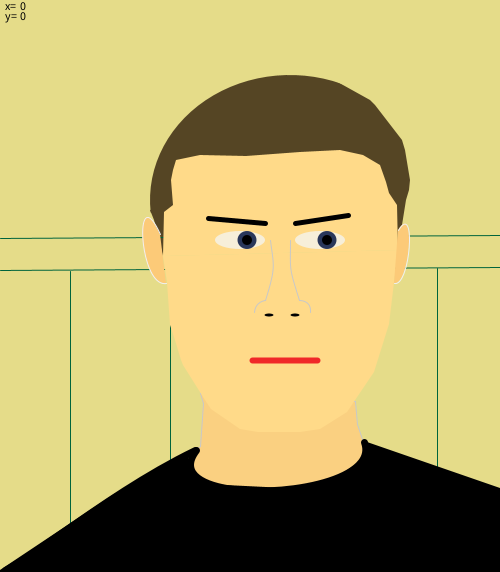
Frame 1 (no input)
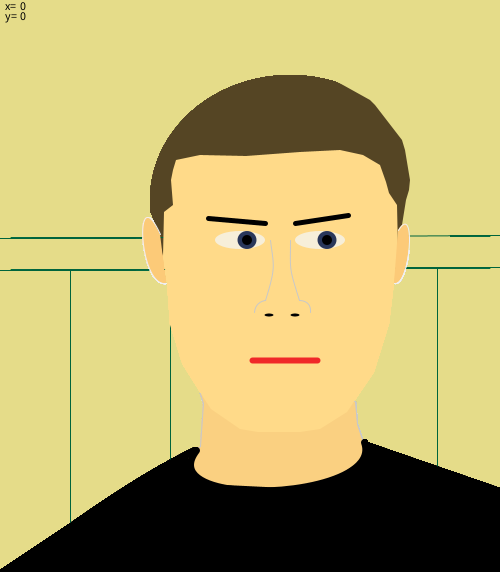
Frame 60 (the mouse pressed at the canvas centre just before this capture)
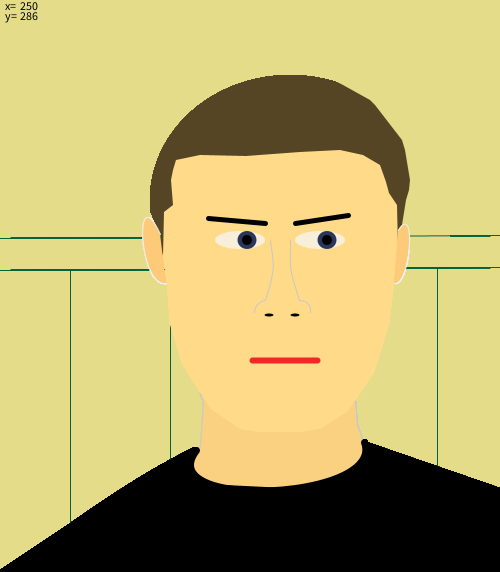
Frame 120 (the mouse held since frame 60 and released just before this capture)

The Processing sketch that drew these frames (run headless with seeded random() and noise(); from frame 60 on, the mouse is pressed at the canvas centre):

// Processing sketch: processing_88347
// ── processing_88347.pde

void setup(){size(500,572); background(#E5DC89);}

void draw(){ 
  
//hair
noStroke();
fill(#554524); 
arc(290, 200, 280, 250, 3.04, TWO_PI+0.04); 
//leftburn
noStroke();
beginShape();
vertex(150,210);
vertex(154,220);
vertex(163,256);
vertex(200,200);
endShape(CLOSE);
//rightburn
beginShape();
vertex(412,205);
vertex(420,205);
vertex(398,250);
vertex(380,200);
endShape(CLOSE);
//mask
fill(#E5DC89);
beginShape();
vertex(398,250);
vertex(406,200);
vertex(409,190);
vertex(410,180);
vertex(405,150);
vertex(402,140);
vertex(375,105);
vertex(370,100);
vertex(280,50);
vertex(450,130);
vertex(450,250);
endShape(CLOSE);
//wall
stroke(0,100,60);
strokeWeight(1);
line(0,270,500,267);
line(0,238,500,235);
line(170,270,170,575);
line(70,271,70,575);
line(437,268,437,575);
//neck
stroke(200,200,200);
strokeWeight(1);
fill(#FAD081);
beginShape();
vertex(200,393);
vertex(203,403);
vertex(200,446);
vertex(180,460);
vertex(200,485);
vertex(270,500);
vertex(370,463);
vertex(357,424);
vertex(355,401);
endShape(CLOSE);
//face
noStroke();
fill(#FFDA89);
beginShape();
vertex(163,256);
vertex(164,212);
vertex(173,205);
vertex(171,180);
vertex(173,170);
vertex(176,160);
vertex(200,155);
vertex(246,156);
vertex(300,152);
vertex(340,150);
vertex(363,155);
vertex(380,165);
vertex(386,182);
vertex(389,193);
vertex(397,205);
vertex(398,250);
  endShape(CLOSE); 
//face2
beginShape();
vertex(163,256);
vertex(167,282);
vertex(170,325);
vertex(175,340);
vertex(181,360);
vertex(183,365);
vertex(205,400);
vertex(211,409);
vertex(240,429);
vertex(258,432);
vertex(300,432);
vertex(320,429);
vertex(347,412);
vertex(374,372);
vertex(389,324);
vertex(395,274);
vertex(398,250);
endShape(CLOSE);
//eyebrows
fill(#463710);
stroke(0);
strokeWeight(5);
line(208,218,265,223);
line(295,223,348,215);
//eyes
fill(#F7EFD9);
noStroke();
ellipse(240,240,50,18);
ellipse(320,240,50,18);
fill(#2A375A);
ellipse(247,240,19,18);
ellipse(327,240,19,18);
fill(0,0,0);
ellipse(247,240,10,10);
ellipse(327,240,10,10);
//mouth
stroke(240,40,40);
strokeWeight(6);
line(252,360,317,360);
//nose
noStroke();
fill(0);
ellipse(269,315,9,3);
ellipse(295,315,9,3);
noFill();
stroke(200,200,200);
strokeWeight(1);
bezier(254,312,255,300,266,300,265,300);
bezier(265,300,276,265,273,265,270,240);
bezier(310,312,311,300,300,300,299,300);
bezier(299,300,288,265,290,271,290,240);

//ears
stroke(240,240,240);
fill(#FCCA78);
bezier(166,283,138,288,133,175,160,234);
bezier(394,283,410,286,416,200,398,230);
//shirt
stroke(0);
strokeWeight(7);
noFill();
bezier(196,450,150,510,385,500,364,442);
fill(0);
bezier(195,450,118,487,46,547,5,570);
noStroke();
beginShape();
vertex(500,488);
vertex(367,442);
vertex(362,460);
vertex(337,477);
vertex(291,489);
vertex(347,491);
vertex(205,484);
vertex(190,468);
vertex(188,454);
vertex(114,494);
vertex(0,570);
vertex(0,600);
vertex(600,600);
endShape(CLOSE);

//mouse
noStroke();
fill(#E5DC89);
rect(0,0,50,50); 
fill(0);
int x=mouseX;
int y=mouseY;
text(x, 20,10);
text(y, 20,20);
String c="x="; String d="y=";
text(c, 5,10); text(d, 5,20);

}
